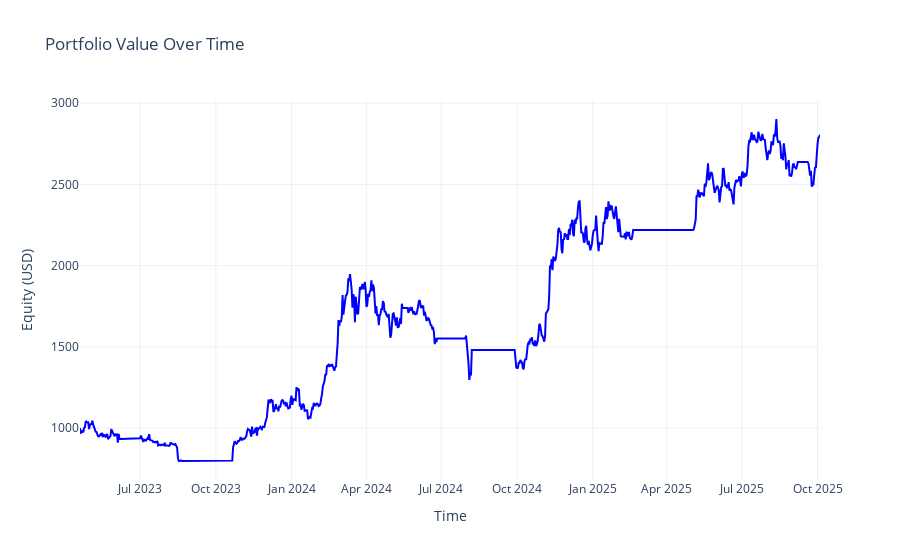

Notebook cell for this chart:
### Code cell
plot_equity(equity_df)

### Figure 1 — Plotly figure (JSON) as saved in the notebook; plotly's stock layout.template omitted (floating-point values rounded to 4 significant figures; data arrays with more than 128 entries replaced by an {"elided": "..."} marker saying what was removed)
{"data": [{"line": {"color": "blue", "width": 2}, "mode": "lines", "name": "Equity Curve", "type": "scatter", "x": {"elided": "900 str values"}, "y": {"elided": "900 float values"}}], "layout": {"legend": {"x": 0, "y": 1}, "title": {"text": "Portfolio Value Over Time"}, "xaxis": {"title": {"text": "Time"}}, "yaxis": {"title": {"text": "Equity (USD)"}}}}
